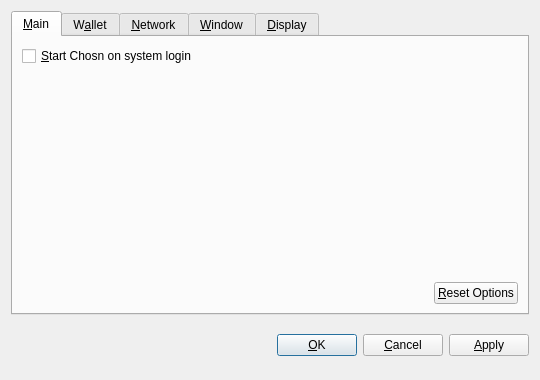
<?xml version="1.0" encoding="UTF-8"?>
<ui version="4.0">
 <class>OptionsDialog</class>
 <widget class="QDialog" name="OptionsDialog">
  <property name="geometry">
   <rect>
    <x>0</x>
    <y>0</y>
    <width>540</width>
    <height>380</height>
   </rect>
  </property>
  <property name="windowTitle">
   <string>Options</string>
  </property>
  <property name="modal">
   <bool>true</bool>
  </property>
  <layout class="QVBoxLayout" name="verticalLayout">
   <item>
    <widget class="QTabWidget" name="tabWidget">
     <property name="tabPosition">
      <enum>QTabWidget::North</enum>
     </property>
     <property name="currentIndex">
      <number>0</number>
     </property>
     <widget class="QWidget" name="tabMain">
      <attribute name="title">
       <string>&amp;Main</string>
      </attribute>
      <layout class="QVBoxLayout" name="verticalLayout_Main">
       <item>
        <widget class="QCheckBox" name="bitcoinAtStartup">
         <property name="toolTip">
          <string>Automatically start Chosn after logging in to the system.</string>
         </property>
         <property name="text">
          <string>&amp;Start Chosn on system login</string>
         </property>
        </widget>
       </item>
       <item>
        <spacer name="verticalSpacer_Main">
         <property name="orientation">
          <enum>Qt::Vertical</enum>
         </property>
         <property name="sizeHint" stdset="0">
          <size>
           <width>20</width>
           <height>40</height>
          </size>
         </property>
        </spacer>
       </item>
       <item>
        <layout class="QHBoxLayout" name="horizontalLayout_2_Main">
         <item>
          <spacer name="horizontalSpacer_2_Main">
           <property name="orientation">
            <enum>Qt::Horizontal</enum>
           </property>
           <property name="sizeHint" stdset="0">
            <size>
             <width>40</width>
             <height>20</height>
            </size>
           </property>
          </spacer>
         </item>
         <item>
          <widget class="QPushButton" name="resetButton">
           <property name="toolTip">
            <string>Reset all client options to default.</string>
           </property>
           <property name="text">
            <string>&amp;Reset Options</string>
           </property>
           <property name="autoDefault">
            <bool>false</bool>
           </property>
          </widget>
         </item>
        </layout>
       </item>
      </layout>
     </widget>
     <widget class="QWidget" name="tabWallet">
      <attribute name="title">
       <string>W&amp;allet</string>
      </attribute>
      <layout class="QVBoxLayout" name="verticalLayout_Network">
       <item>
        <widget class="QLabel" name="transactionFeeInfoLabel">
         <property name="text">
          <string>Optional transaction fee per kB that helps make sure your transactions are processed quickly. Most transactions are 1 kB.</string>
         </property>
         <property name="textFormat">
          <enum>Qt::PlainText</enum>
         </property>
         <property name="wordWrap">
          <bool>true</bool>
         </property>
        </widget>
       </item>
       <item>
        <layout class="QHBoxLayout" name="horizontalLayout_1_Main">
         <item>
          <widget class="QLabel" name="transactionFeeLabel">
           <property name="text">
            <string>Pay transaction &amp;fee</string>
           </property>
           <property name="textFormat">
            <enum>Qt::PlainText</enum>
           </property>
           <property name="buddy">
            <cstring>transactionFee</cstring>
           </property>
          </widget>
         </item>
         <item>
          <widget class="BitcoinAmountField" name="transactionFee"/>
         </item>
         <item>
          <spacer name="horizontalSpacer_1_Main">
           <property name="orientation">
            <enum>Qt::Horizontal</enum>
           </property>
           <property name="sizeHint" stdset="0">
            <size>
             <width>40</width>
             <height>20</height>
            </size>
           </property>
          </spacer>
         </item>
        </layout>
       </item>
       <item>
        <widget class="QLabel" name="label">
         <property name="text">
          <string>If you disable the spending of unconfirmed change, the change from a transaction cannot be used until that transaction has at least one confirmation. This also affects how your balance is computed.</string>
         </property>
         <property name="wordWrap">
          <bool>true</bool>
         </property>
        </widget>
       </item>
       <item>
        <widget class="QCheckBox" name="spendZeroConfChange">
         <property name="text">
          <string>Spend unconfirmed change  (experts only)</string>
         </property>
        </widget>
       </item>
       <item>
        <spacer name="verticalSpacer">
         <property name="orientation">
          <enum>Qt::Vertical</enum>
         </property>
         <property name="sizeHint" stdset="0">
          <size>
           <width>20</width>
           <height>40</height>
          </size>
         </property>
        </spacer>
       </item>
      </layout>
     </widget>
     <widget class="QWidget" name="tabNetwork">
      <attribute name="title">
       <string>&amp;Network</string>
      </attribute>
      <layout class="QVBoxLayout" name="verticalLayout_Network">
       <item>
        <widget class="QCheckBox" name="mapPortUpnp">
         <property name="toolTip">
          <string>Automatically open the Chosn client port on the router. This only works when your router supports UPnP and it is enabled.</string>
         </property>
         <property name="text">
          <string>Map port using &amp;UPnP</string>
         </property>
        </widget>
       </item>
       <item>
        <widget class="QCheckBox" name="connectSocks">
         <property name="toolTip">
          <string>Connect to the Chosn network through a SOCKS proxy (e.g. when connecting through Tor).</string>
         </property>
         <property name="text">
          <string>&amp;Connect through SOCKS proxy:</string>
         </property>
        </widget>
       </item>
       <item>
        <layout class="QHBoxLayout" name="horizontalLayout_Network">
         <item>
          <widget class="QLabel" name="proxyIpLabel">
           <property name="text">
            <string>Proxy &amp;IP:</string>
           </property>
           <property name="textFormat">
            <enum>Qt::PlainText</enum>
           </property>
           <property name="buddy">
            <cstring>proxyIp</cstring>
           </property>
          </widget>
         </item>
         <item>
          <widget class="QValidatedLineEdit" name="proxyIp">
           <property name="maximumSize">
            <size>
             <width>140</width>
             <height>16777215</height>
            </size>
           </property>
           <property name="toolTip">
            <string>IP address of the proxy (e.g. 127.0.0.1)</string>
           </property>
          </widget>
         </item>
         <item>
          <widget class="QLabel" name="proxyPortLabel">
           <property name="text">
            <string>&amp;Port:</string>
           </property>
           <property name="textFormat">
            <enum>Qt::PlainText</enum>
           </property>
           <property name="buddy">
            <cstring>proxyPort</cstring>
           </property>
          </widget>
         </item>
         <item>
          <widget class="QLineEdit" name="proxyPort">
           <property name="maximumSize">
            <size>
             <width>55</width>
             <height>16777215</height>
            </size>
           </property>
           <property name="toolTip">
            <string>Port of the proxy (e.g. 9050)</string>
           </property>
          </widget>
         </item>
         <item>
          <widget class="QLabel" name="socksVersionLabel">
           <property name="text">
            <string>SOCKS &amp;Version:</string>
           </property>
           <property name="textFormat">
            <enum>Qt::PlainText</enum>
           </property>
           <property name="buddy">
            <cstring>socksVersion</cstring>
           </property>
          </widget>
         </item>
         <item>
          <widget class="QValueComboBox" name="socksVersion">
           <property name="toolTip">
            <string>SOCKS version of the proxy (e.g. 5)</string>
           </property>
          </widget>
         </item>
         <item>
          <spacer name="horizontalSpacer_Network">
           <property name="orientation">
            <enum>Qt::Horizontal</enum>
           </property>
           <property name="sizeHint" stdset="0">
            <size>
             <width>40</width>
             <height>20</height>
            </size>
           </property>
          </spacer>
         </item>
        </layout>
       </item>
       <item>
        <spacer name="verticalSpacer_Network">
         <property name="orientation">
          <enum>Qt::Vertical</enum>
         </property>
         <property name="sizeHint" stdset="0">
          <size>
           <width>20</width>
           <height>40</height>
          </size>
         </property>
        </spacer>
       </item>
      </layout>
     </widget>
     <widget class="QWidget" name="tabWindow">
      <attribute name="title">
       <string>&amp;Window</string>
      </attribute>
      <layout class="QVBoxLayout" name="verticalLayout_Window">
       <item>
        <widget class="QCheckBox" name="minimizeToTray">
         <property name="toolTip">
          <string>Show only a tray icon after minimizing the window.</string>
         </property>
         <property name="text">
          <string>&amp;Minimize to the tray instead of the taskbar</string>
         </property>
        </widget>
       </item>
       <item>
        <widget class="QCheckBox" name="minimizeOnClose">
         <property name="toolTip">
          <string>Minimize instead of exit the application when the window is closed. When this option is enabled, the application will be closed only after selecting Quit in the menu.</string>
         </property>
         <property name="text">
          <string>M&amp;inimize on close</string>
         </property>
        </widget>
       </item>
       <item>
        <spacer name="verticalSpacer_Window">
         <property name="orientation">
          <enum>Qt::Vertical</enum>
         </property>
         <property name="sizeHint" stdset="0">
          <size>
           <width>20</width>
           <height>40</height>
          </size>
         </property>
        </spacer>
       </item>
      </layout>
     </widget>
     <widget class="QWidget" name="tabDisplay">
      <attribute name="title">
       <string>&amp;Display</string>
      </attribute>
      <layout class="QVBoxLayout" name="verticalLayout_Display">
       <item>
        <layout class="QHBoxLayout" name="horizontalLayout_1_Display">
         <item>
          <widget class="QLabel" name="langLabel">
           <property name="text">
            <string>User Interface &amp;language:</string>
           </property>
           <property name="textFormat">
            <enum>Qt::PlainText</enum>
           </property>
           <property name="buddy">
            <cstring>lang</cstring>
           </property>
          </widget>
         </item>
         <item>
          <widget class="QValueComboBox" name="lang">
           <property name="toolTip">
            <string>The user interface language can be set here. This setting will take effect after restarting Chosn.</string>
           </property>
          </widget>
         </item>
        </layout>
       </item>
       <item>
        <layout class="QHBoxLayout" name="horizontalLayout_2_Display">
         <item>
          <widget class="QLabel" name="unitLabel">
           <property name="text">
            <string>&amp;Unit to show amounts in:</string>
           </property>
           <property name="textFormat">
            <enum>Qt::PlainText</enum>
           </property>
           <property name="buddy">
            <cstring>unit</cstring>
           </property>
          </widget>
         </item>
         <item>
          <widget class="QValueComboBox" name="unit">
           <property name="toolTip">
            <string>Choose the default subdivision unit to show in the interface and when sending coins.</string>
           </property>
          </widget>
         </item>
        </layout>
       </item>
       <item>
        <widget class="QCheckBox" name="displayAddresses">
         <property name="toolTip">
          <string>Whether to show Chosn addresses in the transaction list or not.</string>
         </property>
         <property name="text">
          <string>&amp;Display addresses in transaction list</string>
         </property>
        </widget>
       </item>
       <item>
        <widget class="QCheckBox" name="coinControlFeatures">
         <property name="toolTip">
          <string>Whether to show coin control features or not.</string>
         </property>
         <property name="text">
          <string>Display coin &amp;control features (experts only!)</string>
         </property>
        </widget>
       </item>
       <item>
        <spacer name="verticalSpacer_Display">
         <property name="orientation">
          <enum>Qt::Vertical</enum>
         </property>
         <property name="sizeHint" stdset="0">
          <size>
           <width>20</width>
           <height>40</height>
          </size>
         </property>
        </spacer>
       </item>
      </layout>
     </widget>
    </widget>
   </item>
   <item>
    <layout class="QHBoxLayout" name="horizontalLayout_Buttons">
     <item>
      <spacer name="horizontalSpacer_1">
       <property name="orientation">
        <enum>Qt::Horizontal</enum>
       </property>
       <property name="sizeHint" stdset="0">
        <size>
         <width>40</width>
         <height>48</height>
        </size>
       </property>
      </spacer>
     </item>
     <item>
      <widget class="QLabel" name="statusLabel">
       <property name="font">
        <font>
         <weight>75</weight>
         <bold>true</bold>
        </font>
       </property>
       <property name="text">
        <string/>
       </property>
       <property name="textFormat">
        <enum>Qt::PlainText</enum>
       </property>
       <property name="wordWrap">
        <bool>true</bool>
       </property>
      </widget>
     </item>
     <item>
      <spacer name="horizontalSpacer_2">
       <property name="orientation">
        <enum>Qt::Horizontal</enum>
       </property>
       <property name="sizeHint" stdset="0">
        <size>
         <width>40</width>
         <height>48</height>
        </size>
       </property>
      </spacer>
     </item>
     <item>
      <widget class="QPushButton" name="okButton">
       <property name="text">
        <string>&amp;OK</string>
       </property>
      </widget>
     </item>
     <item>
      <widget class="QPushButton" name="cancelButton">
       <property name="text">
        <string>&amp;Cancel</string>
       </property>
       <property name="autoDefault">
        <bool>false</bool>
       </property>
      </widget>
     </item>
     <item>
      <widget class="QPushButton" name="applyButton">
       <property name="text">
        <string>&amp;Apply</string>
       </property>
       <property name="autoDefault">
        <bool>false</bool>
       </property>
      </widget>
     </item>
    </layout>
   </item>
  </layout>
 </widget>
 <customwidgets>
  <customwidget>
   <class>BitcoinAmountField</class>
   <extends>QSpinBox</extends>
   <header>bitcoinamountfield.h</header>
  </customwidget>
  <customwidget>
   <class>QValueComboBox</class>
   <extends>QComboBox</extends>
   <header>qvaluecombobox.h</header>
  </customwidget>
  <customwidget>
   <class>QValidatedLineEdit</class>
   <extends>QLineEdit</extends>
   <header>qvalidatedlineedit.h</header>
  </customwidget>
 </customwidgets>
 <resources/>
 <connections/>
</ui>
